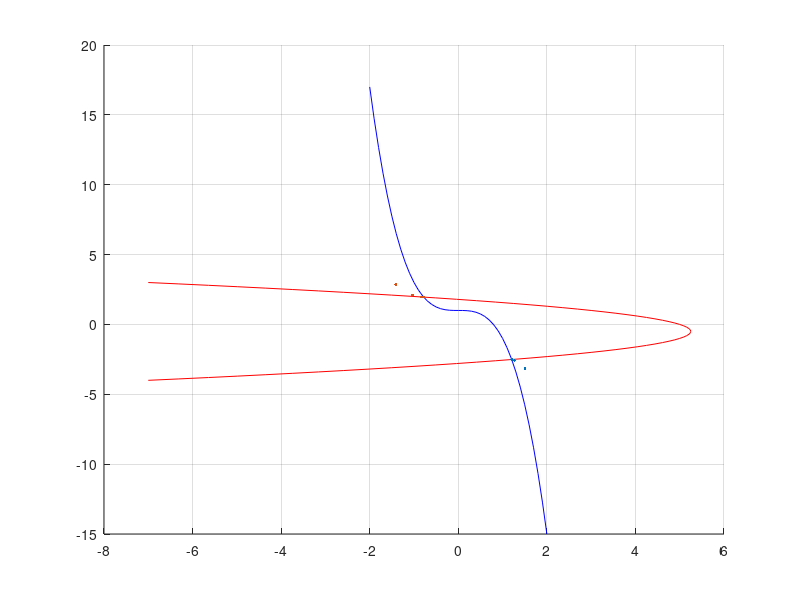
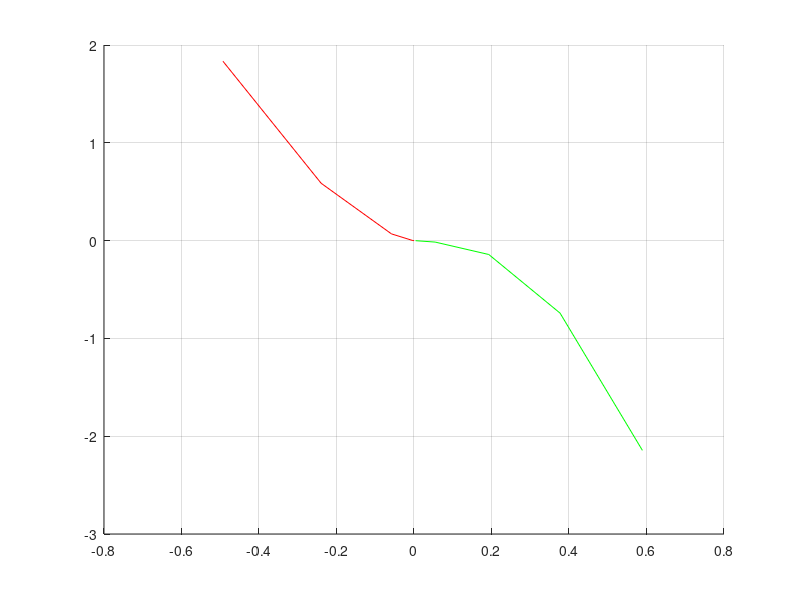

The MATLAB source for these figures, in order:
clear all
% Aufgabe a
%
% F1 = x2 + 2x1^3 = 1
% > F1 = x2 + 2x1^3 -1 = 0
%
% F2 = x2^2 +x2 + x1 = 5
% > F2 = x2^2 + x2 + x1 - 5 = 0
%%%%%%%%%%%%%%%%%%%%%%%%%%%%%%%%%%%%%%%%%%
%
% Aufgabe b
%
% Plot x2 = 1 - 2x1^3
x1 = [-2:0.1:2]';
hold on
grid on
plot(x1,1-2*x1.^3,'blue')

% Plot x1 = 5 - x2^2 - x2
x2 = [-4:0.1:3]';
plot(5-x2.^2 - x2,x2,'red')
%%%%%%%%%%%%%%%%%%%%%%%%%%%%%%%%%%%%%%%%%%
%
% Aufgabe c
%
% F1 nach x1:   6*x1^2
% F1 nach x2:   1
% F2 nach x1:   1
% F2 nach x2:   2x2 + 1
%
%%%%%%%%%%%%%%%%%%%%%%%%%%%%%%%%%%%%%%%%%%
%
% Aufgabe e und f
%
xschlange = [2;-5];
for(n=1:5),
    F(1,1) = xschlange(2) + 2*xschlange(1)^3-1;
    F(2,1) = xschlange(2)^2 + xschlange(2) + xschlange(1) -5;
    jacobi(1,1) = 6*xschlange(1)^2;
    jacobi(1,2) = 1;
    jacobi(2,1) = 1;
    jacobi(2,2) = 2*xschlange(2) + 1;
    F = -F;
    jacobi = jacobi^(-1);
    delta_x = jacobi * F;
    all_delta(1,n) = delta_x(1);
    all_delta(2,n) = delta_x(2);
    xschlange = delta_x + xschlange
    xplot(1,n) = xschlange(1);
    xplot(2,n) = xschlange(2);
end
%%%%%%%%%%%%%%%%%%%%%%%%%%%%%%%%%%%%%%%%%%
%
% Aufgabe g
%
plot(xplot(1,:),xplot(2,:),'.')
%%%%%%%%%%%%%%%%%%%%%%%%%%%%%%%%%%%%%%%%%%
%
% Aufgabe h
%
figure(2);
hold on
grid on
plot(all_delta(1,:),all_delta(2,:),'red')
%%%%%%%%%%%%%%%%%%%%%%%%%%%%%%%%%%%%%%%%%%
%
% Aufgabe i
%
xschlange = [-2;5];
for(n=1:5),
    F(1,1) = xschlange(2) + 2*xschlange(1)^3-1;
    F(2,1) = xschlange(2)^2 + xschlange(2) + xschlange(1) -5;
    jacobi(1,1) = 6*xschlange(1)^2;
    jacobi(1,2) = 1;
    jacobi(2,1) = 1;
    jacobi(2,2) = 2*xschlange(2) + 1;
    F = -F;
    jacobi = jacobi^(-1);
    delta_x = jacobi * F;
    all_delta(1,n) = delta_x(1);
    all_delta(2,n) = delta_x(2);
    xschlange = delta_x + xschlange
    xplot(1,n) = xschlange(1);
    xplot(2,n) = xschlange(2);
end
%%%%%%%%%%%%%%%%%%%%%%%%%%%%%%%%%%%%%%%%%%
%
% Aufgabe j
%
figure(1)
plot(xplot(1,:),xplot(2,:),'.')
figure(2)
plot(all_delta(1,:),all_delta(2,:),'green')